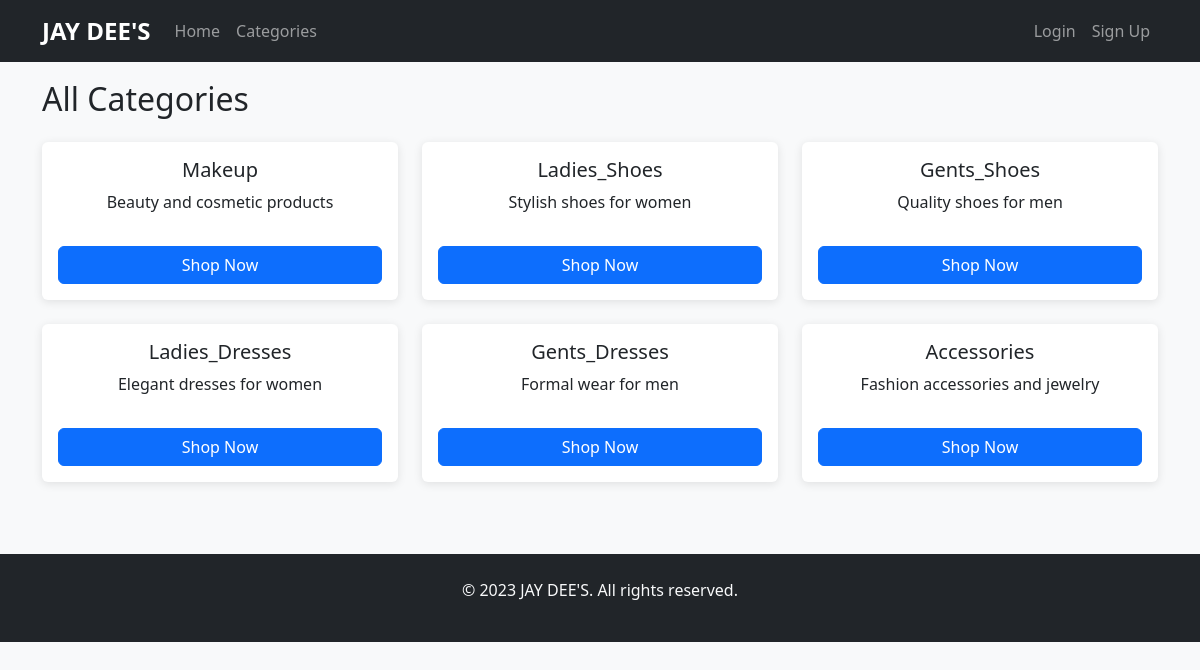
Screenshot of /products/ with the database file from the repository.
### apps/products/models.py (models this page shows, shortened)
class Category(models.Model):
    name = models.CharField(max_length=100, unique=True)
    slug = models.SlugField(max_length=100, unique=True)
    description = models.TextField(blank=True)
    class Meta:
        verbose_name_plural = "Categories"

### apps/products/views.py (the view)
# urls.py: path('', views.category_list, name='category_list'),
def category_list(request):
    categories = Category.objects.all()
    return render(request, 'products/category_list.html', {'categories': categories})

### templates/products/category_list.html (shortened to what this page needs)
{% extends 'base.html' %}
{% block content %}
<div class="row">
    <div class="col-12">
        <h2 class="mb-4">All Categories</h2>
    </div>
    {% for category in categories %}
        <div class="col-md-4 mb-4">
            <div class="card h-100 text-center category-card">
                <div class="card-body d-flex flex-column">
                    <h5 class="card-title">{{ category.name|title }}</h5>
                    <p class="card-text">{{ category.description }}</p>
                    <a href="{% url 'products:category_detail' category.slug %}" class="btn btn-primary mt-auto">Shop Now</a>
                </div>
            </div>
        </div>
    {% endfor %}
</div>
{% endblock %}

### static/css/style.css (style rules this page uses)
body { font-family: 'Segoe UI', Tahoma, Geneva, Verdana, sans-serif; background-color: #f8f9fa; padding-top: 56px; }
.category-card { transition: transform 0.3s ease, box-shadow 0.3s ease; border: none; box-shadow: 0 2px 10px rgba(0,0,0,0.1); height: 100%; }
.btn-primary { background-color: #0d6efd; border-color: #0d6efd; }
@media (min-width: 992px) { .category-card { margin-bottom: 1rem; } }

### rows the page displays
Category: name "Makeup", description "Beauty and cosmetic products"
Category: name "Ladies_Shoes", description "Stylish shoes for women"
Category: name "Gents_Shoes", description "Quality shoes for men"
Category: name "Ladies_Dresses", description "Elegant dresses for women"
Category: name "Gents_Dresses", description "Formal wear for men"
Category: name "Accessories", description "Fashion accessories and jewelry"
